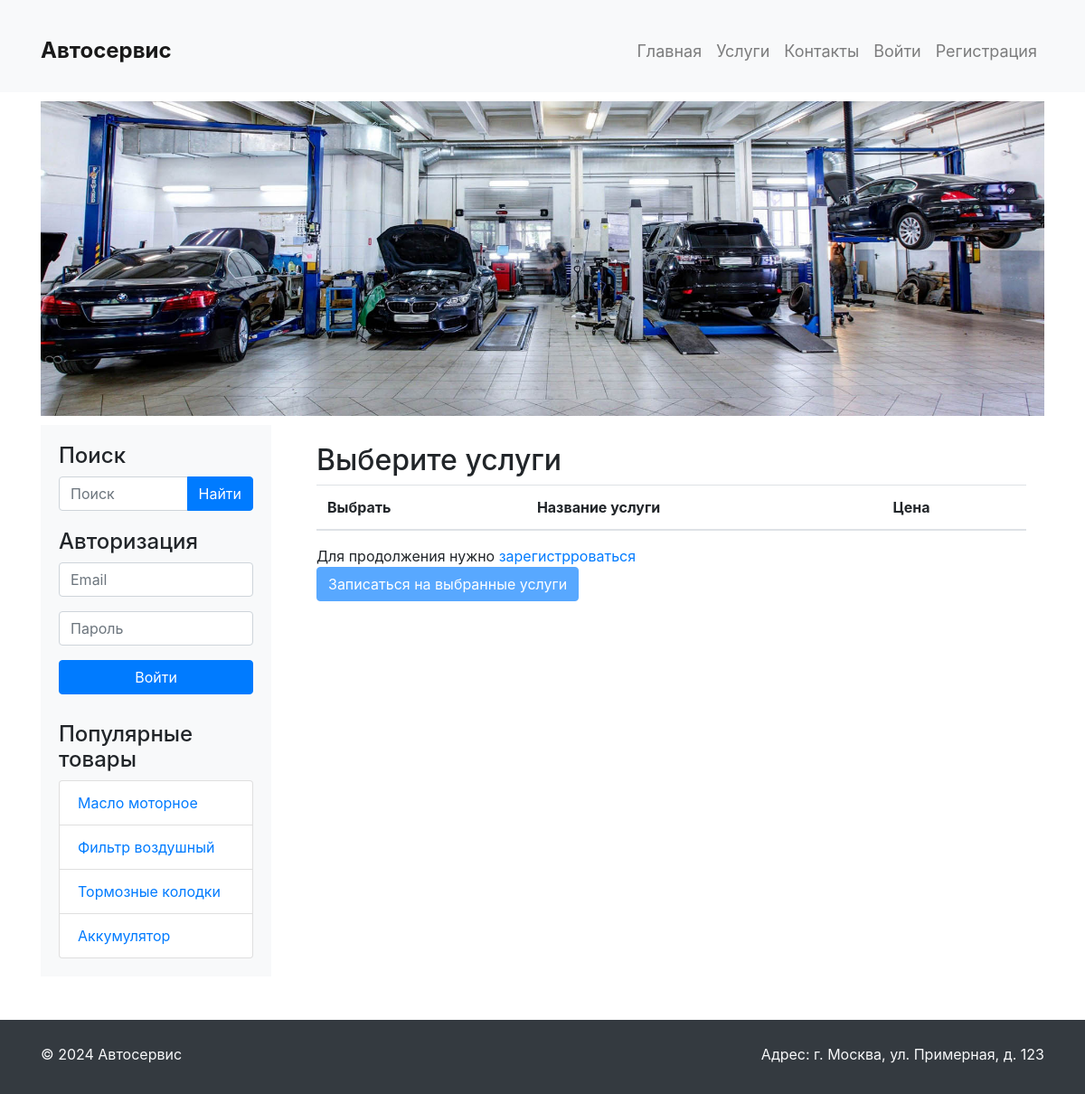
The page /service/ on the database as committed earlier.
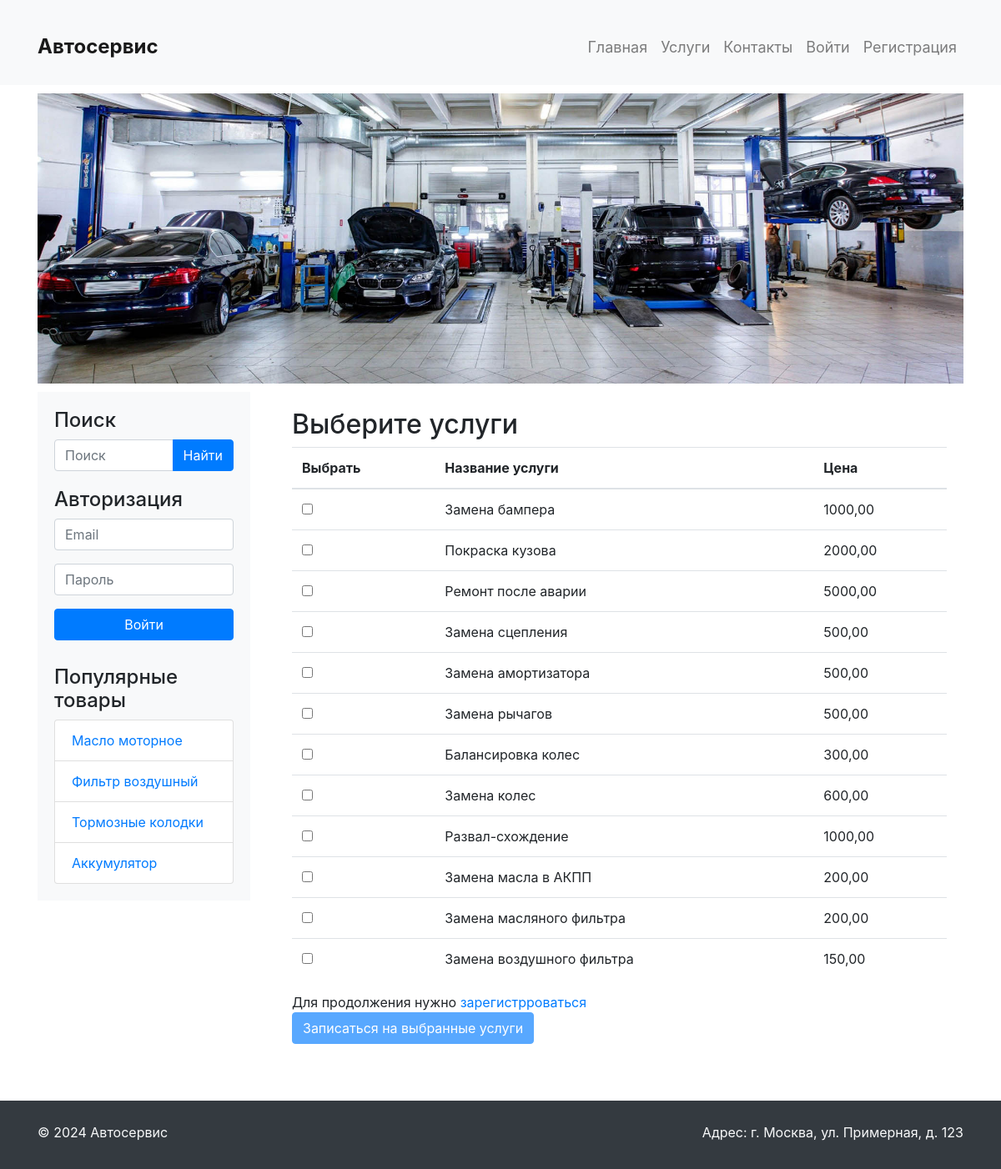
The same page on the database as committed later.
### service/models.py (models this page shows, shortened)
class Service(models.Model):
    name = models.CharField(max_length=200)
    description = models.TextField(blank=True)
    price = models.DecimalField(max_digits=10, decimal_places=2)
    category = models.ForeignKey(Category, on_delete=models.CASCADE, related_name='services')
    class Meta:
        verbose_name = 'Услуга'
        verbose_name_plural = 'Услуги'

### service/views.py (the view, shortened to what this page needs)
# urls.py: path('', ServiceListView.as_view(), name='service_list'),
class ServiceListView(ListView):
    model = Service
    template_name = './service/service_list.html'
    context_object_name = 'services'
    def get_queryset(self):
        queryset = super().get_queryset()
        selected_filters_ids = self.request.GET.getlist('selected_filters')
        if selected_filters_ids:
            queryset = queryset.filter(category_id__in=selected_filters_ids)
        return queryset
    def get_context_data(self, **kwargs):
        context = super().get_context_data(**kwargs)
        user = self.request.user
        return context

### templates/service/service_list.html (shortened to what this page needs)
{% extends 'base.html' %}
{% block slider %}{% include 'includes/slider.html' %}{% endblock %}
{% block sidebar %}{% include 'includes/sidebar.html' %}{% endblock %}
{% block main %}
    <div class="col-md-9">
        <div class="main-content">
            <h2>Выберите услуги {% if user.is_authenticated %} для {{ car.brand }} {{ car.model }} {% endif %}</h2>
            <table class="table services-table">
                <thead>
                <tr>
                    <th>Выбрать</th>
                    <th>Название услуги</th>
                    <th>Цена</th>
                </tr>
                </thead>
                <tbody>
                {% for service in services %}
                    <tr class="service-item">
                        <td><input type="checkbox" class="service-checkbox" value="{{ service.id }}"></td>
                        <td>{{ service.name }}</td>
                        <td>{{ service.price }}</td>
                    </tr>
                {% endfor %}
                </tbody>
            </table>
            {% if not request.user.is_authenticated %}Для продолжения нужно <a href="{% url 'login' %}">зарегистрроваться</a><br>{% endif %}
            <button type="button" class="btn btn-primary" id="serviceBtn" {% if not request.user.is_authenticated %}disabled="disabled"{% endif %}>Записаться на выбранные услуги</button>
        </div>
    </div>
{% endblock %}

### templates/base.html (shortened to what this page needs)
{% load static %}
<!DOCTYPE html>
<html lang="en">
<head>
    <link rel="stylesheet" href="{% static "css/bootstrap.min.css" %}">
    <link rel="stylesheet" href="{% static "css/style.css" %}">
</head>
<body>
{% include 'includes/header.html' %}
{% block slider %}{% endblock %}
<div class="container">
    <div class="row">
        {% block sidebar %} {% endblock %}
        {% block main %}
        {% endblock %}
    </div>
</div>
{% include 'includes/footer.html' %}
</body>
</html>

### templates/includes/header.html (shortened to what this page needs)
<header>
    <nav class="navbar navbar-expand-lg navbar-light bg-light">
        <div class="container">
            <a class="navbar-brand" href="{% url 'home' %}">Автосервис</a>
            {% include './main-menu.html' %}
        </div>
    </nav>
</header>

### templates/includes/main-menu.html (shortened to what this page needs)
<div class="collapse navbar-collapse" id="navbarSupportedContent">
    <ul class="navbar-nav ml-auto">
        <li class="nav-item {% if current_url == 'home' %}active{% endif %}">
            <a class="nav-link" href="{% url 'home' %}">Главная</a>
        </li>
        <li class="nav-item {% if current_url == 'service_list' %}active{% endif %}">
            <a class="nav-link" href="{% url 'service_list' %}">Услуги</a>
        </li>
        <li class="nav-item {% if current_url == 'service_list' %}active{% endif %}">
            <a class="nav-link" href="{% url 'about' %}">Контакты</a>
        </li>
        {% if user.is_authenticated %}
            <li class="nav-item">
                {% if user.is_employee %}
                    <a class="nav-link" href="{% url 'orders' %}">Заказы</a>
                    </li>
                {% endif %}
            <li class="nav-item">
                <a class="nav-link" href="{% url 'user' user.id %}">Личный кабинет</a>
            </li>
            <li class="nav-item">
                <a class="nav-link" href="{% url 'logout' %}">Выйти</a>
            </li>
        {% else %}
            <li class="nav-item">
                <a class="nav-link" id='loginBtn'>Войти</a>
            </li>
            <li class="nav-item">
                <a class="nav-link" href="{% url 'register' %}">Регистрация</a>
            </li>
        {% endif %}
    </ul>
</div>

### templates/includes/slider.html
{% load static %}
<div class="container">
    <div class="row">
        <div class="col-md-12">
            <div id="carouselExampleSlidesOnly" class="carousel slide" data-ride="carousel" style="margin: 0 auto; max-width: 1800px;">
                <div class="carousel-inner">
                    <div class="carousel-item active">
                        <img src="{% static "images/banner.jpg" %}" class="d-block w-100" alt="...">
                    </div>
                </div>
            </div>
        </div>
    </div>
</div>

### templates/includes/sidebar.html (shortened to what this page needs)
<div class="col-md-3">
    <div class="sidebar">
        <h4>Поиск</h4>
        <form class="search-form">
            <div class="input-group">
                <input type="text" class="form-control" placeholder="Поиск">
                <div class="input-group-append">
                    <button class="btn btn-primary" type="button">Найти</button>
                </div>
            </div>
        </form>
        {% if not request.user.is_authenticated %}
            <h4>Авторизация</h4>
            <form action="{% url 'login' %}" method="post">
                <div class="form-group">
                    <input type="email" class="form-control" placeholder="Email" id="email" name="email" required autocomplete="username">
                </div>
                <div class="form-group">
                    <input type="password" class="form-control" id="password" name="password" placeholder="Пароль" required autocomplete="current-password">
                </div>
                <button type="submit" class="btn btn-primary btn-block">Войти</button>
            </form>
        {% endif %}
        <div class="popular-products">
            <h4>Популярные товары</h4>
            <ul class="list-group">
                <li class="list-group-item"><a href="#">Масло моторное</a></li>
                <li class="list-group-item"><a href="#">Фильтр воздушный</a></li>
                <li class="list-group-item"><a href="#">Тормозные колодки</a></li>
                <li class="list-group-item"><a href="#">Аккумулятор</a></li>
            </ul>
        </div>
    </div>
</div>

### templates/includes/footer.html
<footer class="bg-dark text-light mt-5 py-3">
    <div class="container">
        <div class="row">
            <div class="col-md-6">
                <p>&copy; 2024 Автосервис</p>
            </div>
            <div class="col-md-6">
                <p class="text-right">Адрес: г. Москва, ул. Примерная, д. 123</p>
            </div>
        </div>
    </div>
</footer>

### static/css/style.css (style rules this page uses)
header { background-color: #f8f9fa; padding: 15px 0; }
.navbar-brand { font-size: 24px; font-weight: bold; }
.navbar-nav .nav-link { font-size: 18px; }
#carouselExampleSlidesOnly { margin-bottom: 30px; }
.sidebar { background-color: #f8f9fa; padding: 20px; }
.main-content { background-color: #ffffff; padding: 20px; }
footer { background-color: #343a40; color: #ffffff; padding: 15px 0; }
.sidebar .search-form { margin-bottom: 20px; }
.sidebar .popular-products { margin-top: 30px; }
.container { margin-top: 10px; }

### templates/includes/main-menu.html (style rules this page uses)
#loginBtn { cursor: pointer; }

Rows that differ between the two databases and show on the page:
added Service: name "Замена бампера", price "1000,00"
added Service: name "Покраска кузова", price "2000,00"
added Service: name "Ремонт после аварии", price "5000,00"
added Service: name "Замена сцепления", price "500,00"
added Service: name "Замена амортизатора", price "500,00"
added Service: name "Замена рычагов", price "500,00"
added Service: name "Балансировка колес", price "300,00"
added Service: name "Замена колес", price "600,00"
added Service: name "Развал-схождение", price "1000,00"
added Service: name "Замена масла в АКПП", price "200,00"
added Service: name "Замена масляного фильтра", price "200,00"
added Service: name "Замена воздушного фильтра", price "150,00"
